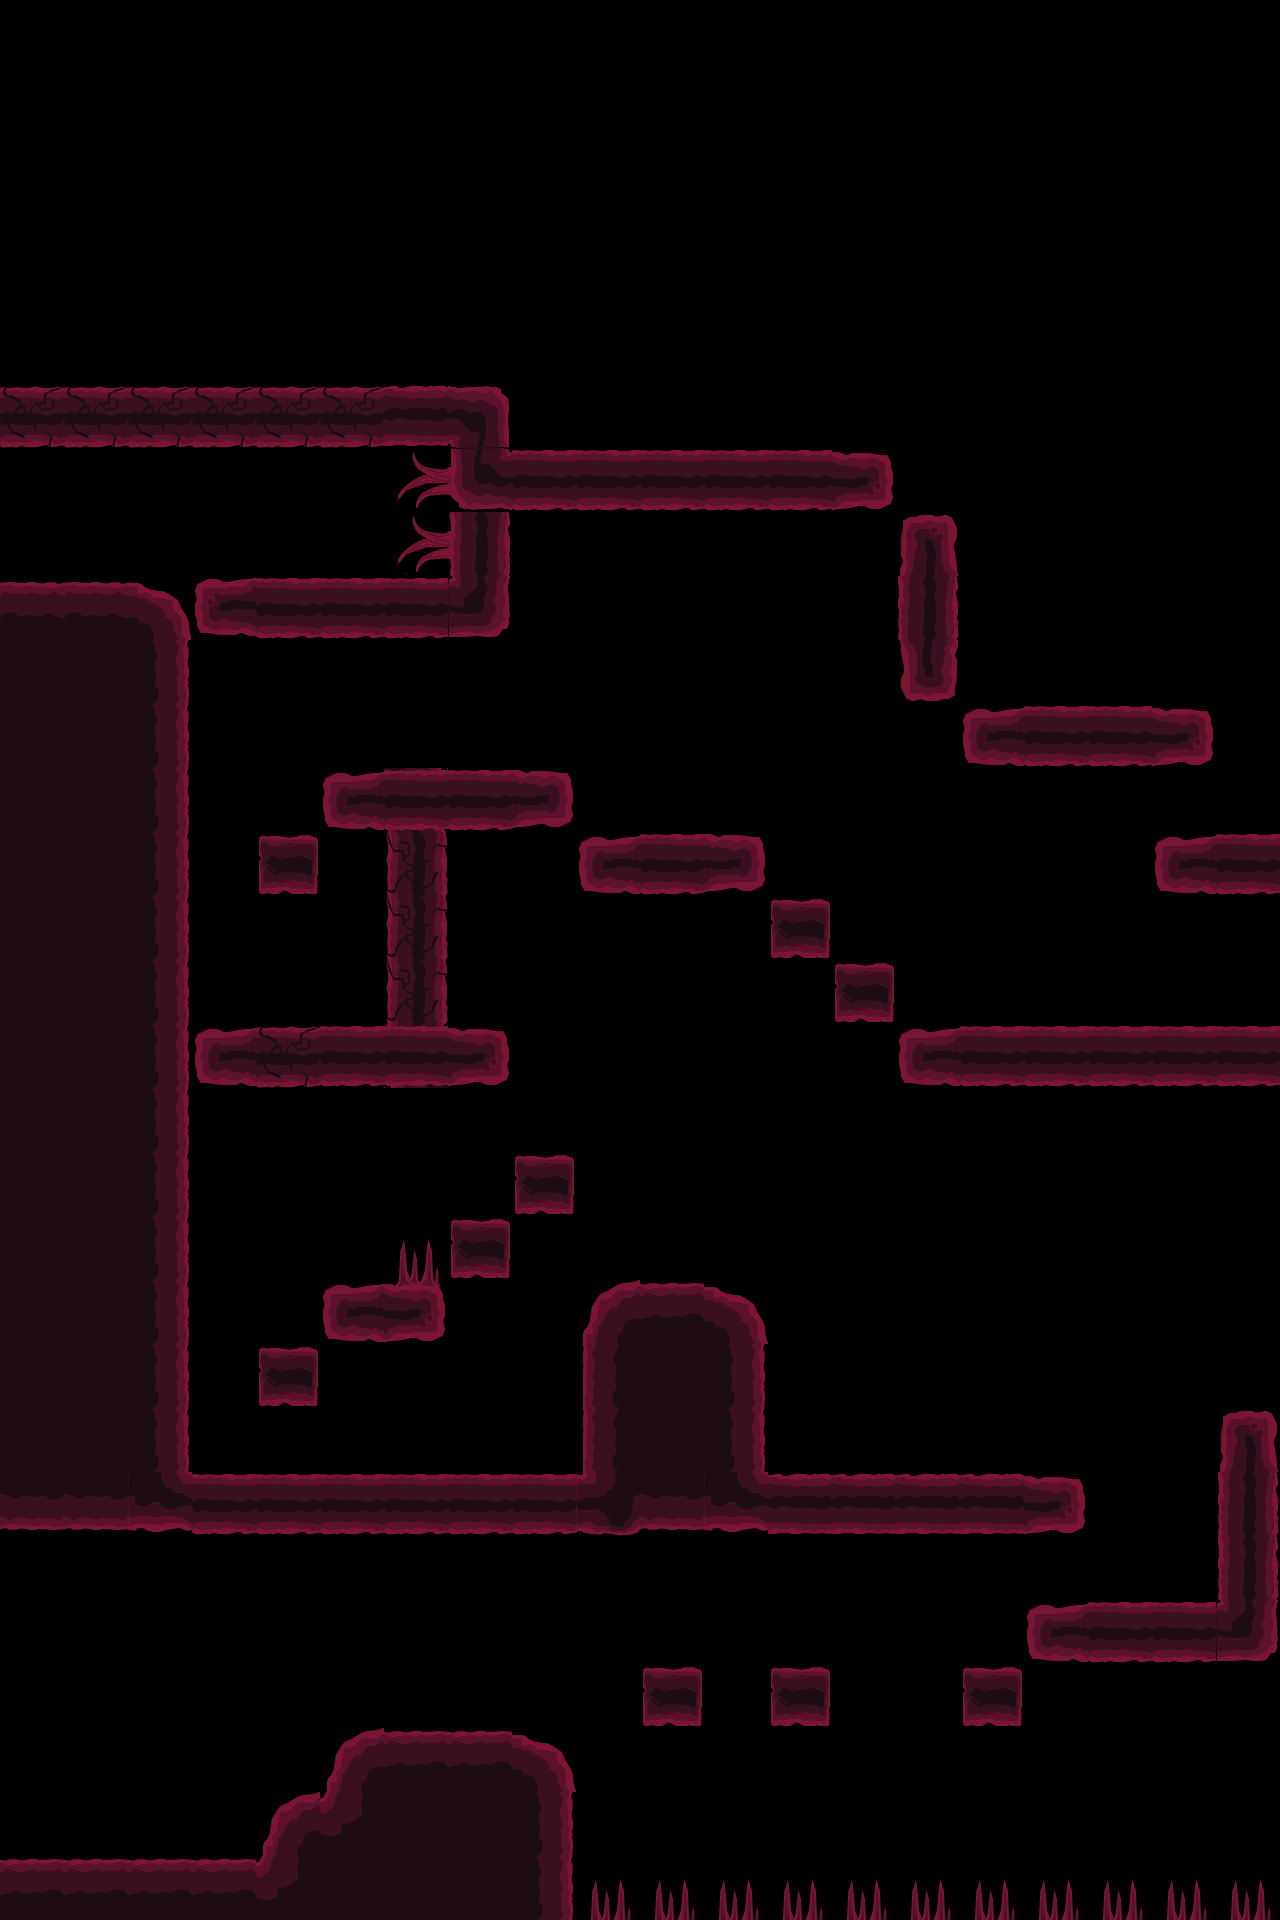

This game map was drawn from its Tiled (.tmx) file and the tilesets committed beside it. A one-line description and the trimmed map source follow:
An orthogonal 20x30 tile map with 64x64 px tiles, 2 tile layers (Tile Layer 2, Tile Layer 1), 2 tilesets and 37 objects.

<map version="1.0" orientation="orthogonal" renderorder="right-down" width="20" height="30" tilewidth="64" tileheight="64" nextobjectid="57">
 <tileset firstgid="1" name="tileset_tuonela2" tilewidth="64" tileheight="64">
  <image source="../graphics/tileset_tuonela2.png" width="642" height="322" />
 </tileset>
 <tileset firstgid="51" name="tileset_tuonela" tilewidth="64" tileheight="64">
  <image source="../graphics/tileset_tuonela.png" width="769" height="322" />
 </tileset>
 <layer name="Tile Layer 2" width="20" height="30">
  <data>[600 cells, 13 non-empty, 8 distinct tile ids]</data>
 </layer>
 <layer name="Tile Layer 1" width="20" height="30">
  <data>[600 cells, 162 non-empty, 19 distinct tile ids]</data>
 </layer>
 <objectgroup name="HitBox">
  <object id="4" x="272" y="1801.33" width="88" height="93.3333">
   <ellipse />
  </object>
  <object id="13" x="328" y="1737.33" width="106.667" height="97.3333">
   <ellipse />
  </object>
  <object id="14" x="6.66667" y="1860" width="561.333" height="118.667" />
  <object id="15" x="348" y="1746.67" width="196" height="114.667" />
  <object id="16" x="538.667" y="1770.67" width="26.6667" height="89.3333" />
  <object id="17" x="646.667" y="1670.67" width="48" height="52" />
  <object id="18" x="776" y="1672" width="50.6667" height="52" />
  <object id="19" x="966.667" y="1674.67" width="50.6667" height="49.3333" />
  <object id="20" x="1038.67" y="1610.67" width="233.333" height="48" />
  <object id="21" x="1224" y="1420" width="54.6667" height="192" />
  <object id="23" x="768" y="1480" width="314.667" height="50.6667" />
  <object id="24" x="605.333" y="1302.67" width="137.333" height="225.333" />
  <object id="25" x="738.667" y="1337.33" width="24" height="188" />
  <object id="26" x="585.333" y="1344" width="20" height="186.667" />
  <object id="29" x="585.333" y="1292" width="98.6667" height="106.667">
   <ellipse />
  </object>
  <object id="34" x="685.333" y="1294.67" width="76" height="104">
   <ellipse />
  </object>
  <object id="36" x="112" y="1484" width="485.333" height="44" />
  <object id="37" x="10.6667" y="582.667" width="169.333" height="937.333" />
  <object id="38" x="264" y="1356" width="50.6667" height="48" />
  <object id="39" x="333.333" y="1292" width="105.333" height="44" />
  <object id="40" x="457.333" y="1232" width="48" height="41.3333" />
  <object id="41" x="520" y="1162.67" width="45.3333" height="48" />
  <object id="42" x="205.333" y="1034.67" width="296" height="41.3333" />
  <object id="43" x="266.667" y="840" width="44" height="52" />
  <object id="44" x="341.333" y="778.667" width="225.333" height="42.6667" />
  <object id="45" x="589.333" y="841.333" width="170.667" height="50.6667" />
  <object id="46" x="778.667" y="902.667" width="48" height="54.6667" />
  <object id="47" x="848" y="970.667" width="38.6667" height="49.3333" />
  <object id="48" x="901.333" y="1026.67" width="445.333" height="57.3333" />
  <object id="49" x="1161.33" y="838.667" width="185.333" height="54.6667" />
  <object id="50" x="970.667" y="709.333" width="236" height="53.3333" />
  <object id="51" x="902.667" y="518.667" width="54.6667" height="181.333" />
  <object id="52" x="449.333" y="446.667" width="441.333" height="61.3333" />
  <object id="53" x="4" y="390.667" width="501.333" height="52" />
  <object id="54" x="457.333" y="512" width="44" height="118.667" />
  <object id="55" x="200" y="578.667" width="306.667" height="52" />
 </objectgroup>
 <objectgroup name="GhostWalk_HitBox">
  <object id="56" x="392" y="830.667" width="52" height="198.667" />
 </objectgroup>
</map>
